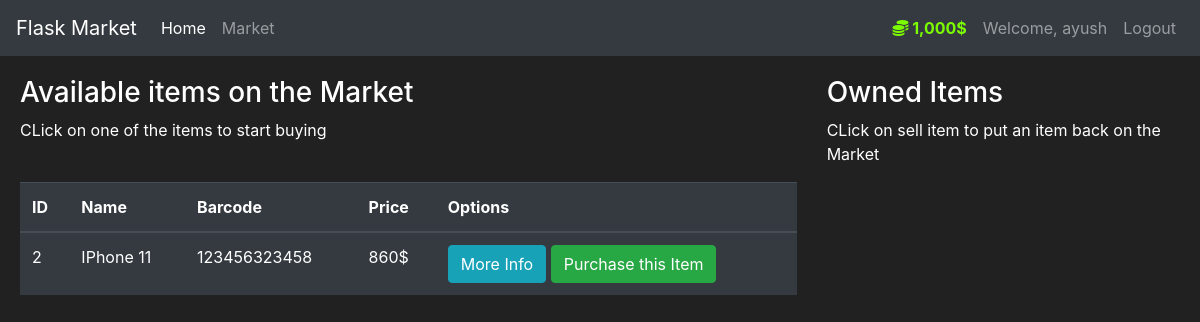
/market (signed in), run on an earlier commit of the app's database.
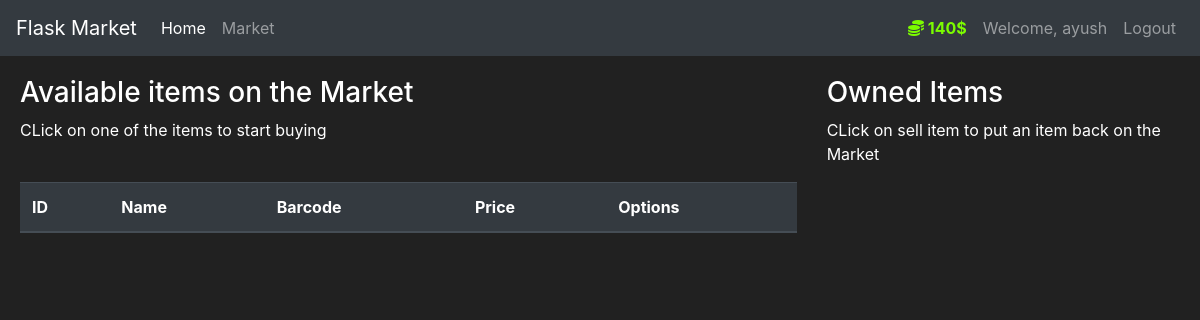
And on a later commit of the database.
### market/models.py (models this page shows, shortened)
class User(db.Model , UserMixin):
    id = db.Column(db.Integer() , primary_key=True)
    username = db.Column(db.String(length=30) , nullable=False , unique=True)
    email_address = db.Column(db.String(length=50) , nullable=False , unique=True)
    password_hash = db.Column(db.String(length=60) , nullable=False)
    budget = db.Column(db.Integer() , nullable=False , default=1000)
    items = db.relationship('Item' , backref='owned_user' ,lazy=True)
    @property
    def prettier_budget(self):
        if len(str(self.budget)) >= 4:
            return f'{str(self.budget)[:-3]},{str(self.budget)[-3:]}$'
        else:
            return f"{self.budget}$"
    @property
    def password(self):
        return self.password

class Item(db.Model):
    id = db.Column(db.Integer() , primary_key=True)
    name = db.Column(db.String(length=30) , nullable=False , unique=True)
    price = db.Column(db.Integer() , nullable=False)
    barcode = db.Column(db.String(length=12) , nullable=False , unique=True)
    description = db.Column(db.String(length=1024) , nullable=False , unique=True)
    owner = db.Column(db.Integer() , db.ForeignKey('user.id'))

### market/routes.py (the view, shortened to what this page needs)
@app.route('/market' , methods=['GET','POST'])
@login_required
def market_page():
    purchase_form = PurchaseItemForm();
    if request.method == "GET":
        items = Item.query.filter_by(owner=None)
        return render_template('market.html' , items=items , purchase_form = purchase_form)

### market/models.py (called while the page is built)
@login_manager.user_loader
def load_user(user_id):
    return User.query.get(int(user_id))

### market/templates/market.html
{% extends 'base.html' %} {% block title %} Market page {% endblock%} {% block
content %}
<div class="row" style="margin-top: 20px; margin-left: 5px">
  <div class="col-8">
    <h3>Available items on the Market</h3>
    <p>CLick on one of the items to start buying</p>
    <br />
    <table class="table table-hover table-dark">
      <thead>
        <tr>
          <th scope="col">ID</th>
          <th scope="col">Name</th>
          <th scope="col">Barcode</th>
          <th scope="col">Price</th>
          <th scope="col">Options</th>
        </tr>
      </thead>
      <tbody>
        {% for item in items %} {% include 'includes/items_modals.html'%}
        <tr>
          <td>{{ item.id }}</td>
          <td>{{ item.name }}</td>
          <td>{{ item.barcode }}</td>
          <td>{{ item.price }}$</td>
          <td>
            <button
              class="btn btn-outline btn-info"
              data-toggle="modal"
              data-target="#Modal-MoreInfo-{{item.id}}">
              More Info
            </button>
            <button
              class="btn btn-outline btn-success"
              data-toggle="modal"
              data-target="#Modal-PurchaseConfirm-{{item.id}}">
              Purchase this Item
            </button>
          </td>
        </tr>
        {% endfor %}
      </tbody>
    </table>
  </div>
  <div class="col-4">
    <h3>Owned Items</h3>
    <p>CLick on sell item to put an item back on the Market</p>
    <br />
  </div>
</div>
{% endblock %}

### market/templates/base.html (shortened to what this page needs)
<!DOCTYPE html>
<html lang="en">
  <head>
    <link
      rel="stylesheet"
      href="https://cdn.jsdelivr.net/npm/bootstrap@4.5.3/dist/css/bootstrap.min.css"
 />
    <link
      rel="stylesheet"
      href="https://cdnjs.cloudflare.com/ajax/libs/font-awesome/6.5.1/css/all.min.css"
 />
  </head>
  <body>
    <nav class="navbar navbar-expand-md navbar-dark bg-dark">
      <a class="navbar-brand" href="#">Flask Market</a>
      <div class="collapse navbar-collapse" id="navbarNav">
        <ul class="navbar-nav mr-auto">
          <li class="nav-item active">
            <a class="nav-link" href="{{ url_for('home_page') }}"
              >Home <span class="sr-only">(current)</span></a
            >
          </li>
          <li class="nav-item">
            <a class="nav-link" href="{{ url_for('market_page') }}">Market</a>
          </li>
        </ul>
        {% if current_user.is_authenticated %}
        <ul class="navbar-nav">
          <li class="nav-item">
            <a class="nav-link" style="color: lawngreen; font-weight: bold">
              <i class="fa-solid fa-coins"></i>
              {{current_user.prettier_budget }}
            </a>
          </li>
          <li class="nav-item">
            <a class="nav-link">Welcome, {{current_user.username}}</a>
          </li>
          <li class="nav-item">
            <a class="nav-link" href="{{ url_for('logout_page') }}">Logout</a>
          </li>
        </ul>
        {% endif%}
      </div>
    </nav>
     {% block content %} {% endblock %}
  </body>
</html>

### market/templates/base.html (style rules this page uses)
body { background-color: #212121; color: white; }

What changed in the data, as far as the page shows it:
no longer on this page (row edited): Item: id "2", name "IPhone 11", barcode "123456323458", price "860"
changed User "ayush": prettier_budget "1,000$" → "140$"
